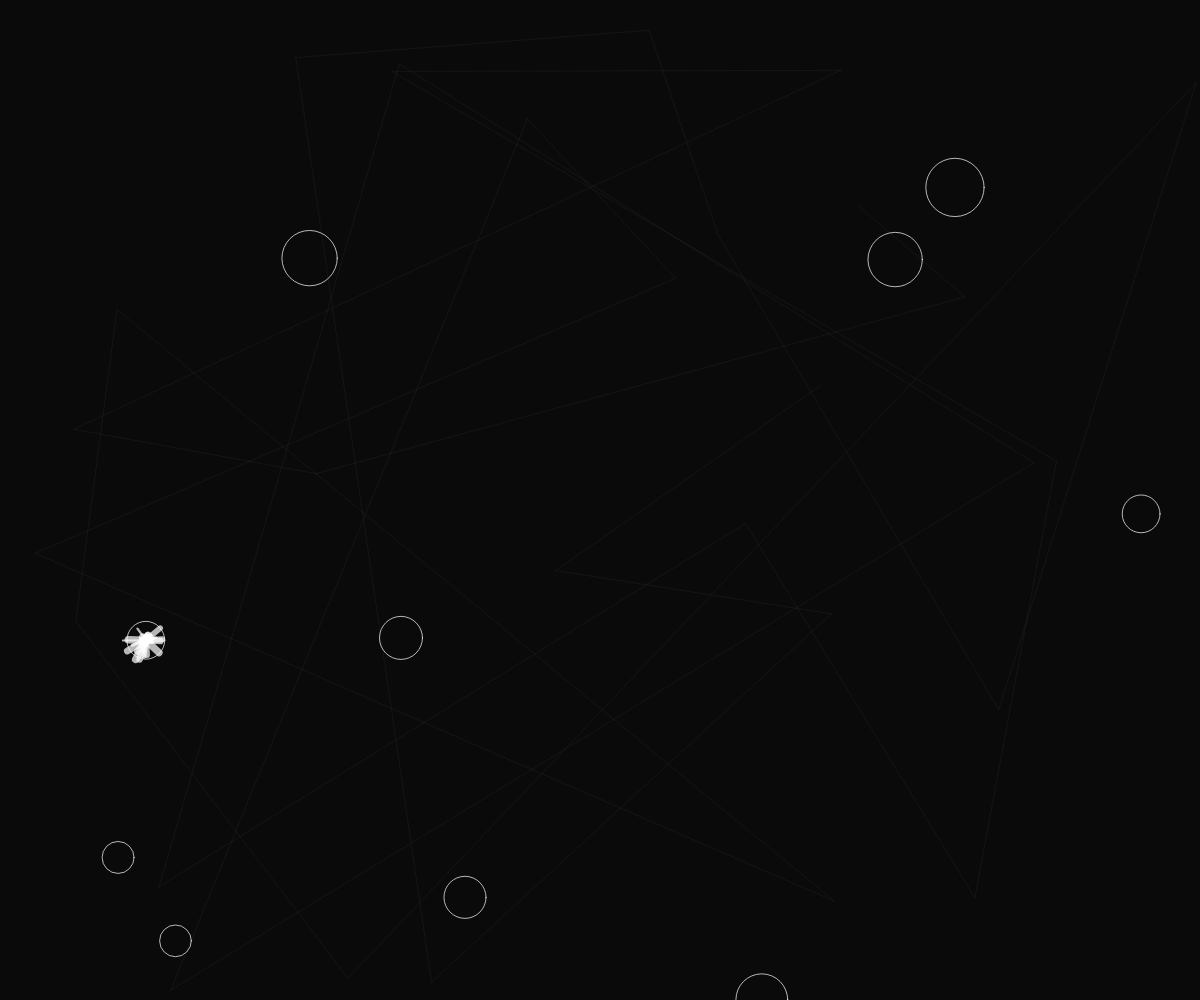
Frame 1 (no input)
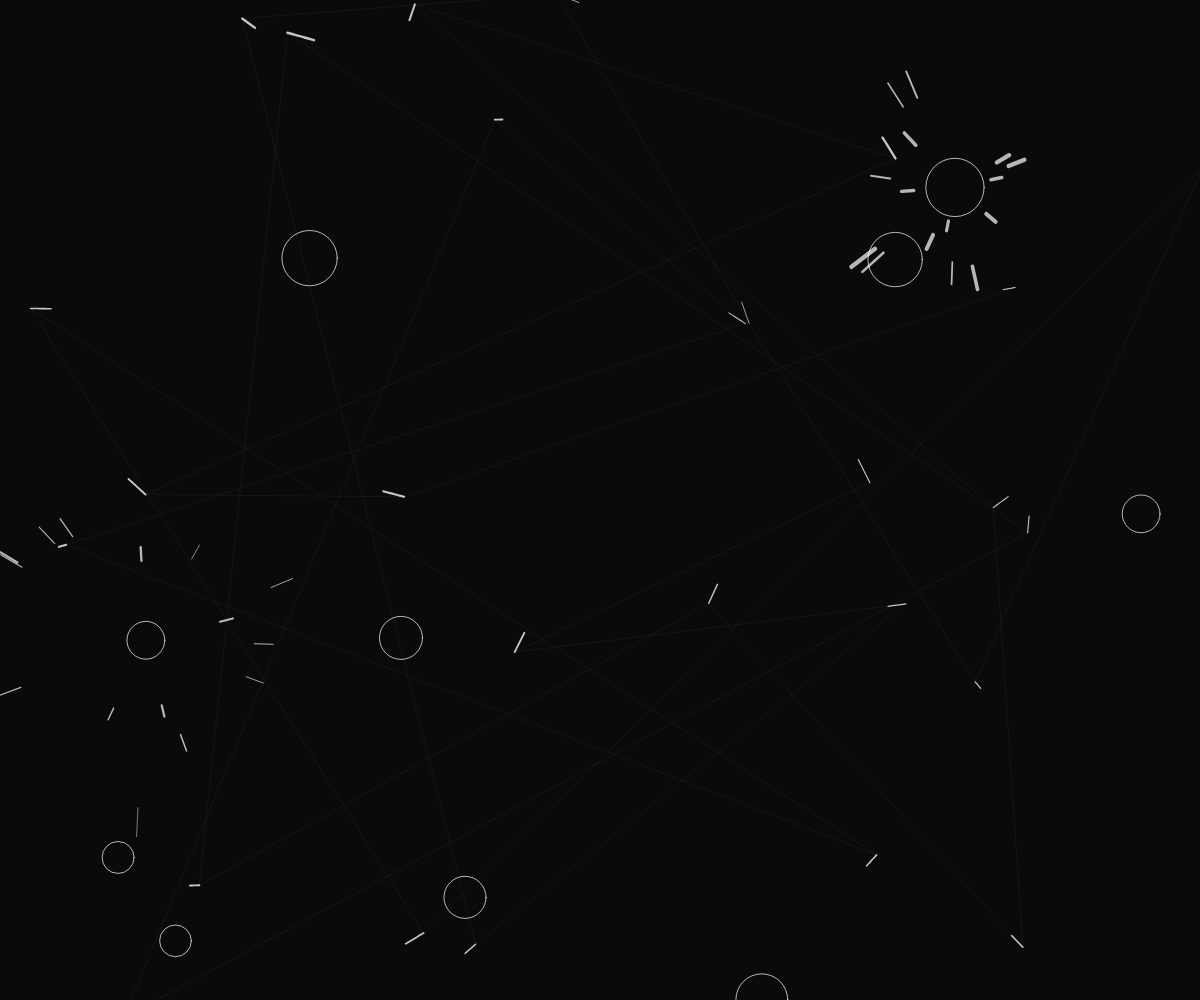
Frame 60 (no input)
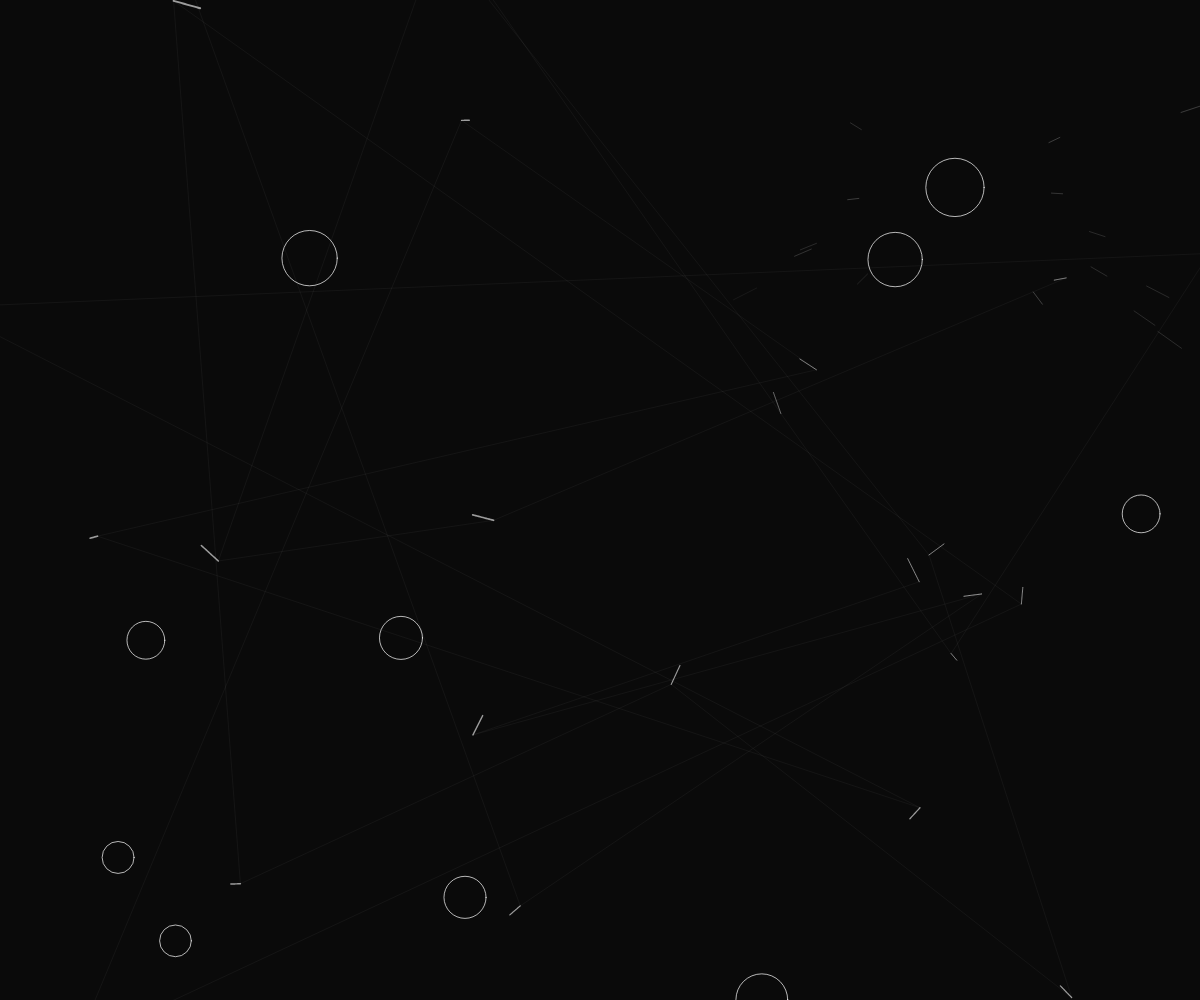
Frame 120 (the mouse pressed at the canvas centre since frame 60)

The p5.js sketch that drew these frames (run headless with seeded random() and noise() and a simulated clock; from frame 60 on, the mouse is pressed at the canvas centre):

// p5.js sketch
// ── sketch.js
let streams = [];
let junctions = [];
let shards = [];

class Stream {
  constructor(x, y) {
    this.pos = createVector(x, y);
    this.vel = p5.Vector.random2D().mult(random(0.5, 2));
    this.size = random(1, 3);
    this.color = color(255, 255, 255, 200);
    this.life = 1;
    this.segments = [];
    this.maxSegments = 15;
  }

  update() {
    this.pos.add(this.vel);
    this.life -= 0.003;

    // Add current position to segments
    this.segments.push(this.pos.copy());
    if (this.segments.length > this.maxSegments) {
      this.segments.shift();
    }
  }

  display() {
    noFill();
    stroke(this.color);
    strokeWeight(this.size * this.life);
    beginShape();
    for (let i = 0; i < this.segments.length; i++) {
      let alpha = map(i, 0, this.segments.length, 0, 1) * this.life;
      stroke(red(this.color), green(this.color), blue(this.color), alpha * 255);
      vertex(this.segments[i].x, this.segments[i].y);
    }
    endShape();
  }

  isDead() {
    return this.life <= 0;
  }
}

class Junction {
  constructor(x, y) {
    this.pos = createVector(x, y);
    this.radius = random(15, 30);
  }

  display() {
    noFill();
    stroke(255, 255, 255, 180);
    strokeWeight(1);
    ellipse(this.pos.x, this.pos.y, this.radius * 2);
  }
}

class Shard {
  constructor(x, y, angle) {
    this.pos = createVector(x, y);
    this.vel = p5.Vector.fromAngle(angle).mult(random(2, 6));
    this.life = 1;
    this.size = random(2, 8);
  }

  update() {
    this.pos.add(this.vel);
    this.life -= 0.02;
  }

  display() {
    noFill();
    stroke(255, 255, 255, 180);
    strokeWeight(this.size * this.life);
    line(this.pos.x, this.pos.y, this.pos.x - this.vel.x * 5, this.pos.y - this.vel.y * 5);
  }

  isDead() {
    return this.life <= 0;
  }
}

function setup() {
  createCanvas(windowWidth, windowHeight);
  colorMode(RGB);

  // Create main network
  for (let i = 0; i < 30; i++) {
    let x = random(width);
    let y = random(height);
    streams.push(new Stream(x, y));
  }

  // Create junctions
  for (let i = 0; i < 10; i++) {
    let x = random(width);
    let y = random(height);
    junctions.push(new Junction(x, y));
  }
}

function draw() {
  background(10, 10, 10);

  // Update and display junctions
  for (let j of junctions) {
    j.display();
  }

  // Update and display streams
  for (let i = streams.length - 1; i >= 0; i--) {
    let s = streams[i];
    s.update();
    s.display();

    if (s.isDead()) {
      streams.splice(i, 1);
      // Create new stream at random location
      streams.push(new Stream(random(width), random(height)));
    }
  }

  // Check for junction collisions and create shards
  for (let i = streams.length - 1; i >= 0; i--) {
    let s = streams[i];
    for (let j of junctions) {
      let d = dist(s.pos.x, s.pos.y, j.pos.x, j.pos.y);
      if (d < j.radius + 20) {
        // Create shards
        for (let k = 0; k < 15; k++) {
          let angle = random(TWO_PI);
          shards.push(new Shard(j.pos.x, j.pos.y, angle));
        }
        streams.splice(i, 1);
        break;
      }
    }
  }

  // Update and display shards
  for (let i = shards.length - 1; i >= 0; i--) {
    let shard = shards[i];
    shard.update();
    shard.display();

    if (shard.isDead()) {
      shards.splice(i, 1);
    }
  }

  // Draw network connections between streams
  stroke(255, 255, 255, 40);
  strokeWeight(0.3);
  noFill();
  for (let i = 0; i < streams.length - 1; i++) {
    let s1 = streams[i];
    let s2 = streams[i + 1];
    if (s1 && s2) {
      line(s1.pos.x, s1.pos.y, s2.pos.x, s2.pos.y);
    }
  }
}

function windowResized() {
  resizeCanvas(windowWidth, windowHeight);
}
